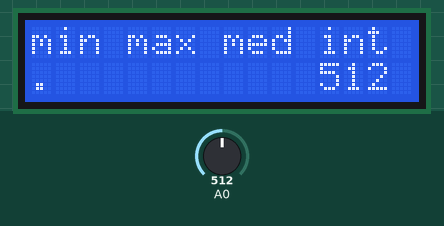
Recording of a sketch running on a simulated Arduino Uno, built with avr-gcc and run on an emulated ATmega328P. On the bench: 16×2 character LCD. The test bench sets the inputs (shaded band); at power-on: A0 = 512.

Above: at 1.2 s.
1.3 s: A0 set to 716
At 3.3 s:
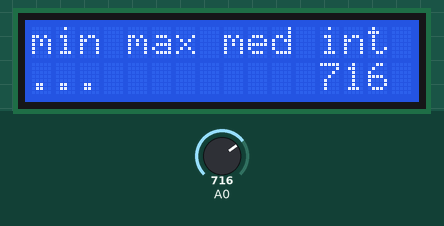
4.0 s: A0 set to 900
At 5.3 s:
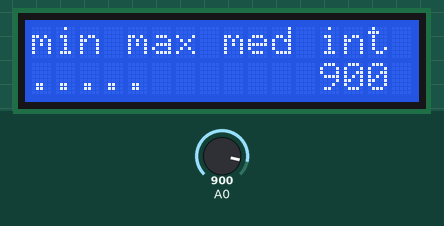
7.0 s: A0 set to 1023
At 11.0 s:
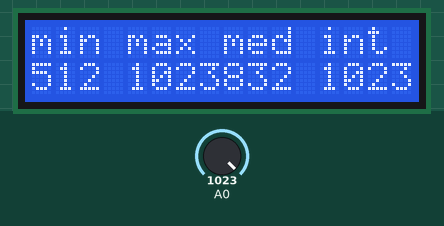
Timing chart, 0 to 12.5 s (numbered marks = the images above; inputs shaded):
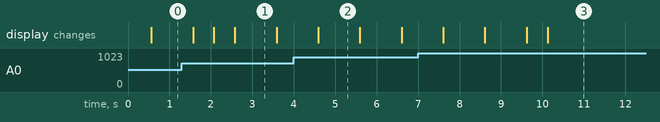

The sketch:

EX2_3.ino
```cpp
#include <LiquidCrystal.h>

int t = 0, soma = 0, max = 0, min = 1023, y = 0;
const int rs=12, en=11, d4=5, d5=4, d6=3, d7=2;
LiquidCrystal lcd(rs,en,d4,d5,d6,d7);
void setup() {
  // put your setup code here, to run once:
  lcd.begin(16,2);
  Serial.begin(9600);
}

void loop() {
  // put your main code here, to run repeatedly:
  int IntensidadeLuz = analogRead(A0);
  delay(500);
  soma += IntensidadeLuz;
  //Serial.print("Intensidade da Luz: ");
  //Serial.print(IntensidadeLuz);
  Serial.print("\n");
  lcd.setCursor(0, 0);
  lcd.print("min");
  lcd.setCursor(4, 0);
  lcd.print("max");
  lcd.setCursor(8, 0);
  lcd.print("med");
  lcd.setCursor(12, 0);
  lcd.print("int");
  lcd.setCursor(12, 1);
  lcd.print(IntensidadeLuz);
  if(IntensidadeLuz > max)
  {
    max = IntensidadeLuz;
  }
  if(IntensidadeLuz < min)
  {
    min = IntensidadeLuz;
  }
  if((t < 20) && (t%2 == 0))
  {
    lcd.setCursor(y,1);
  	lcd.write('.');
    y++;
    if(y == 10)
    {
      lcd.clear();
      y = 0;
    }
  }
  if(t == 19)
  {
    int media = soma/20;
    lcd.setCursor(0, 1);
    lcd.print(min);
    lcd.setCursor(4, 1);
    lcd.print(max);
    lcd.setCursor(8, 1);
    lcd.print(media);
    delay(5000);
    lcd.clear();
    t = -1, soma = 0, min = 1023, max = 0;
  }
  t++;
}
```
